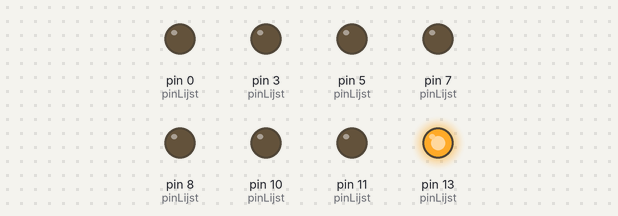
A sketch run on a simulated Arduino Uno, built with avr-gcc and run on an emulated ATmega328P. Shown: output pins drawn as LEDs (lit = HIGH).

Above: at 0.02 s.
At 0.47 s:
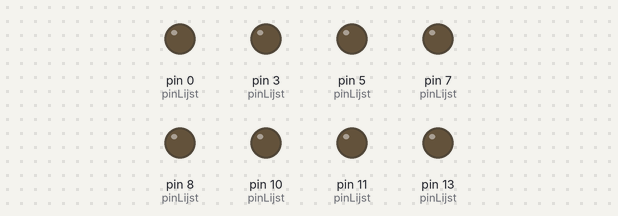
At 0.92 s:
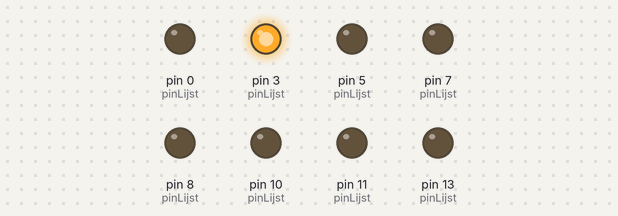
At 1.82 s:
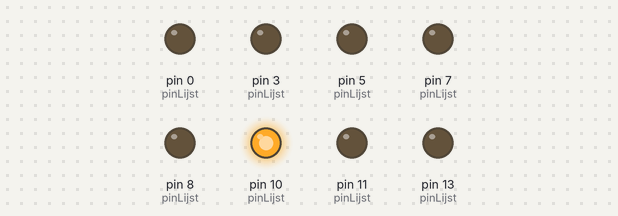
At 2.62 s:
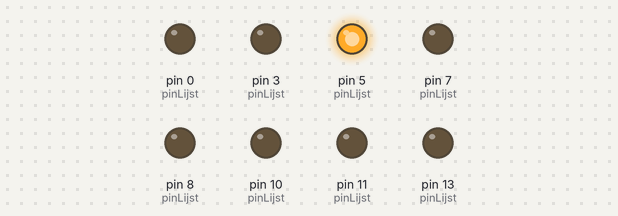
At 3.62 s:
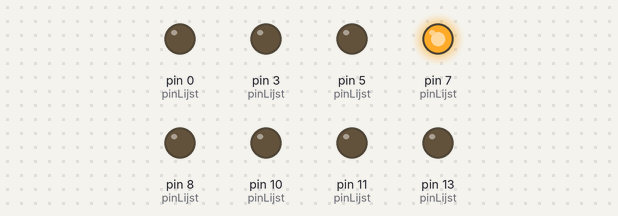
Timing chart, 0 to 3.9 s (numbered marks = the images above):
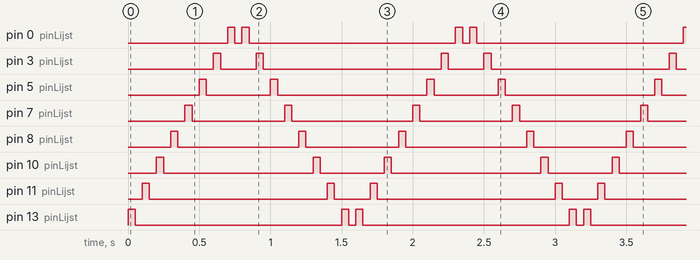

The sketch:

arduino-code.ino
```cpp
// Array met de pinnen die gebruikt worden.
int pinLijst[] = {13, 11, 10, 8, 7, 5, 3, 0};
// Hier hebben we de totaal aantal elementen in de array nodig.
// Maar sizeof(pinLijst) geeft het aantal bytes terug, niet het aantal elementen.
// Om het aantal elementen te berekenen, delen we de totale grootte van de array
// door de grootte van een enkel element in de array.
// @author: https://www.w3schools.com/cpp/cpp_arrays_size.asp
int aantalPins = sizeof(pinLijst) / sizeof(pinLijst[0]);
// De vertraging tussen de pulsen in milliseconden.
int vertragingMs = 50;

// Setup functie wordt één keer uitgevoerd bij het opstarten van de Arduino.
void setup(){
  // for loop om alle pinnen in de pinLijst te initialiseren.
  for (int x = 0; x < aantalPins; x++) {
    // Roep de pinSetup functie aan voor elke pin in de array.
    pinSetup(pinLijst[x]);
  }
}

// Loop functie wordt continu uitgevoerd na de setup.
void loop(){
  // Voer de functie van links naar rechts en daarna van rechts naar links.
  linksNaarRechts();
  rechtsNaarLinks();
}

// Functies om de LED's van links naar rechts te laten knipperen.
void linksNaarRechts() {
  // Loop door alle pinnen in de pinLijst.
  for (int x = 0; x < aantalPins; x++){
    // Roep de pulse functie aan voor elke pin in de array.
  	pulse(pinLijst[x]);
  }
}

// Functie om de LED's van rechts naar links te laten knipperen.
void rechtsNaarLinks() {
  // Loop door de pinnen in de pinLijst, maar in omgekeerde volgorde.
  for (int x = aantalPins -1; x >= 0; x--) {
    // Roep de pulse functie aan voor elke pin in de array.
    pulse(pinLijst[x]);
  }
}

// Functie om een pin in te stellen als output.
// @param1 pin = De pin die gebruikt wordt om de pinMode aan te geven.
void pinSetup(int pin) {
  pinMode(pin, OUTPUT);
}

// Functie om een led uit en aan te zetten.
// @param1 pin = De pin die gebruikt wordt om de led aan te sturen.
void pulse(int pin){
  // HIGH betekent dat de pin aan staat.
  digitalWrite(pin, HIGH);
    // Wacht voor de opgegeven delay in milliseconden.
  delay(vertragingMs);
    // LOW betekent dat de pin uit staat.
  digitalWrite(pin, LOW);
    // Wacht opnieuw voor de opgegeven delay in milliseconden.
  delay(vertragingMs);
}
```

Measured:
- by itself, pin 0 (pinLijst): repeats every 1.6 s: LOW 0.05 s, HIGH 0.05 s, LOW 1.5 s, HIGH 0.05 s
- by itself, pin 3 (pinLijst): repeats every 1.6 s: LOW 0.25 s, HIGH 0.05 s, LOW 1.3 s, HIGH 0.05 s
- by itself, pin 5 (pinLijst): repeats every 1.6 s: LOW 0.45 s, HIGH 0.05 s, LOW 1.1 s, HIGH 0.05 s
- by itself, pin 7 (pinLijst): repeats every 1.6 s: LOW 0.65 s, HIGH 0.05 s, LOW 0.85 s, HIGH 0.05 s
- by itself, pin 8 (pinLijst): repeats every 1.6 s: LOW 0.85 s, HIGH 0.05 s, LOW 0.65 s, HIGH 0.05 s
- by itself, pin 10 (pinLijst): repeats every 1.6 s: LOW 1.1 s, HIGH 0.05 s, LOW 0.45 s, HIGH 0.05 s
- by itself, pin 11 (pinLijst): repeats every 1.6 s: LOW 1.3 s, HIGH 0.05 s, LOW 0.25 s, HIGH 0.05 s
- by itself, pin 13 (pinLijst): repeats every 1.6 s: LOW 1.5 s, HIGH 0.05 s, LOW 0.05 s, HIGH 0.05 s
